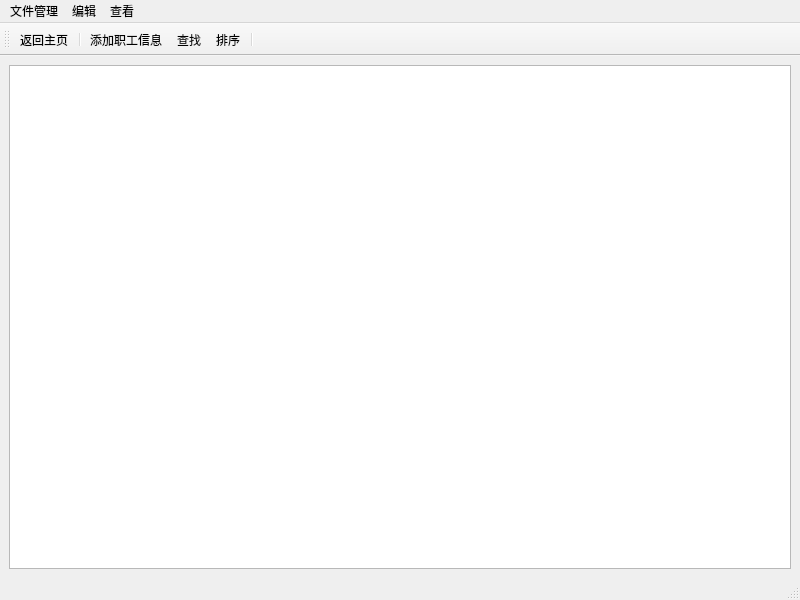
<?xml version="1.0" encoding="UTF-8"?>
<ui version="4.0">
 <class>MainWindow</class>
 <widget class="QMainWindow" name="MainWindow">
  <property name="geometry">
   <rect>
    <x>0</x>
    <y>0</y>
    <width>800</width>
    <height>600</height>
   </rect>
  </property>
  <property name="windowTitle">
   <string>职工工资管理系统</string>
  </property>
  <widget class="QWidget" name="centralwidget">
   <layout class="QVBoxLayout" name="verticalLayout">
    <item>
     <widget class="QTableView" name="ShowInfotableView"/>
    </item>
   </layout>
  </widget>
  <widget class="QMenuBar" name="menubar">
   <property name="geometry">
    <rect>
     <x>0</x>
     <y>0</y>
     <width>800</width>
     <height>21</height>
    </rect>
   </property>
   <widget class="QMenu" name="menu">
    <property name="title">
     <string>文件管理</string>
    </property>
    <addaction name="actionwrite_in"/>
    <addaction name="actionread_out"/>
   </widget>
   <widget class="QMenu" name="menu_2">
    <property name="title">
     <string>编辑</string>
    </property>
    <addaction name="actionAddStaff"/>
   </widget>
   <widget class="QMenu" name="menu_3">
    <property name="title">
     <string>查看</string>
    </property>
    <addaction name="actionfind"/>
    <addaction name="actionsort"/>
    <addaction name="separator"/>
    <addaction name="actionreturn"/>
   </widget>
   <addaction name="menu"/>
   <addaction name="menu_2"/>
   <addaction name="menu_3"/>
  </widget>
  <widget class="QStatusBar" name="statusbar"/>
  <widget class="QToolBar" name="toolBar">
   <property name="windowTitle">
    <string>toolBar</string>
   </property>
   <attribute name="toolBarArea">
    <enum>TopToolBarArea</enum>
   </attribute>
   <attribute name="toolBarBreak">
    <bool>false</bool>
   </attribute>
   <addaction name="actionreturn"/>
   <addaction name="separator"/>
   <addaction name="actionAddStaff"/>
   <addaction name="actionfind"/>
   <addaction name="actionsort"/>
   <addaction name="separator"/>
  </widget>
  <action name="actionwrite_in">
   <property name="text">
    <string>存储职工信息表</string>
   </property>
  </action>
  <action name="actionread_out">
   <property name="text">
    <string>读取职工信息表</string>
   </property>
  </action>
  <action name="actionAddStaff">
   <property name="text">
    <string>添加职工信息</string>
   </property>
  </action>
  <action name="actionfind">
   <property name="text">
    <string>查找</string>
   </property>
  </action>
  <action name="actionreturn">
   <property name="text">
    <string>返回主页</string>
   </property>
  </action>
  <action name="actionsort">
   <property name="text">
    <string>排序</string>
   </property>
  </action>
 </widget>
 <resources/>
 <connections/>
</ui>
